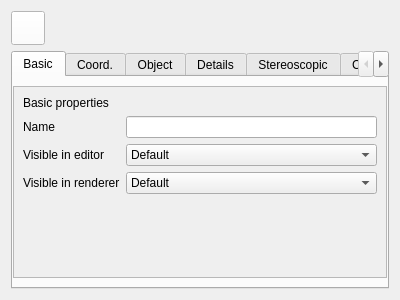
<?xml version="1.0" encoding="UTF-8"?>
<ui version="4.0">
 <class>CameraAttributes</class>
 <widget class="QWidget" name="CameraAttributes">
  <property name="geometry">
   <rect>
    <x>0</x>
    <y>0</y>
    <width>400</width>
    <height>300</height>
   </rect>
  </property>
  <layout class="QVBoxLayout" name="verticalLayout">
   <item>
    <layout class="QHBoxLayout" name="horizontalLayout">
     <item>
      <widget class="MediaControl" name="pushButton">
       <property name="sizePolicy">
        <sizepolicy hsizetype="Fixed" vsizetype="Fixed">
         <horstretch>0</horstretch>
         <verstretch>0</verstretch>
        </sizepolicy>
       </property>
       <property name="minimumSize">
        <size>
         <width>34</width>
         <height>34</height>
        </size>
       </property>
       <property name="maximumSize">
        <size>
         <width>34</width>
         <height>34</height>
        </size>
       </property>
       <property name="focusPolicy">
        <enum>Qt::NoFocus</enum>
       </property>
       <property name="styleSheet">
        <string notr="true">background: white;</string>
       </property>
       <property name="icon">
        <iconset resource="icons.qrc">
         <normaloff>:/create/film camera</normaloff>:/create/film camera</iconset>
       </property>
      </widget>
     </item>
     <item>
      <widget class="TitleLabel" name="label">
       <property name="class" stdset="0">
        <string>heading</string>
       </property>
      </widget>
     </item>
    </layout>
   </item>
   <item>
    <widget class="QTabWidget" name="tabWidget">
     <widget class="QWidget" name="tab">
      <attribute name="title">
       <string>Basic</string>
      </attribute>
      <layout class="QGridLayout" name="gridLayout">
       <property name="leftMargin">
        <number>0</number>
       </property>
       <property name="rightMargin">
        <number>0</number>
       </property>
       <item row="0" column="0">
        <widget class="QScrollArea" name="scrollArea">
         <property name="widgetResizable">
          <bool>true</bool>
         </property>
         <widget class="QWidget" name="scrollAreaWidgetContents">
          <property name="geometry">
           <rect>
            <x>0</x>
            <y>0</y>
            <width>376</width>
            <height>191</height>
           </rect>
          </property>
          <layout class="QVBoxLayout" name="verticalLayout_2">
           <item>
            <widget class="QLabel" name="label_2">
             <property name="text">
              <string>Basic properties</string>
             </property>
             <property name="class" stdset="0">
              <string>section</string>
             </property>
            </widget>
           </item>
           <item>
            <layout class="QFormLayout" name="formLayout">
             <property name="labelAlignment">
              <set>Qt::AlignLeading|Qt::AlignLeft|Qt::AlignVCenter</set>
             </property>
             <property name="formAlignment">
              <set>Qt::AlignLeading|Qt::AlignLeft|Qt::AlignTop</set>
             </property>
             <property name="horizontalSpacing">
              <number>6</number>
             </property>
             <property name="verticalSpacing">
              <number>6</number>
             </property>
             <item row="0" column="0">
              <widget class="Label" name="label_3">
               <property name="text">
                <string>Name</string>
               </property>
               <property name="class" stdset="0">
                <string>item</string>
               </property>
              </widget>
             </item>
             <item row="1" column="0">
              <widget class="Label" name="label_4">
               <property name="text">
                <string>Visible in editor</string>
               </property>
               <property name="class" stdset="0">
                <string>item</string>
               </property>
              </widget>
             </item>
             <item row="2" column="0">
              <widget class="Label" name="label_5">
               <property name="text">
                <string>Visible in renderer</string>
               </property>
               <property name="class" stdset="0">
                <string>item</string>
               </property>
              </widget>
             </item>
             <item row="0" column="1">
              <widget class="LineEdit" name="lineEdit"/>
             </item>
             <item row="1" column="1">
              <widget class="ComboBox" name="comboBox">
               <item>
                <property name="text">
                 <string>Default</string>
                </property>
               </item>
               <item>
                <property name="text">
                 <string>On</string>
                </property>
               </item>
               <item>
                <property name="text">
                 <string>Off</string>
                </property>
               </item>
              </widget>
             </item>
             <item row="2" column="1">
              <widget class="ComboBox" name="comboBox_2">
               <item>
                <property name="text">
                 <string>Default</string>
                </property>
               </item>
               <item>
                <property name="text">
                 <string>On</string>
                </property>
               </item>
               <item>
                <property name="text">
                 <string>Off</string>
                </property>
               </item>
              </widget>
             </item>
            </layout>
           </item>
           <item>
            <spacer name="verticalSpacer">
             <property name="orientation">
              <enum>Qt::Vertical</enum>
             </property>
             <property name="sizeHint" stdset="0">
              <size>
               <width>20</width>
               <height>40</height>
              </size>
             </property>
            </spacer>
           </item>
          </layout>
         </widget>
        </widget>
       </item>
      </layout>
     </widget>
     <widget class="QWidget" name="tab_2">
      <attribute name="title">
       <string>Coord.</string>
      </attribute>
      <layout class="QGridLayout" name="gridLayout_2">
       <property name="leftMargin">
        <number>0</number>
       </property>
       <property name="rightMargin">
        <number>0</number>
       </property>
       <item row="0" column="0">
        <widget class="QScrollArea" name="scrollArea_2">
         <property name="widgetResizable">
          <bool>true</bool>
         </property>
         <widget class="QWidget" name="scrollAreaWidgetContents_2">
          <property name="geometry">
           <rect>
            <x>0</x>
            <y>0</y>
            <width>458</width>
            <height>177</height>
           </rect>
          </property>
          <layout class="QVBoxLayout" name="verticalLayout_3">
           <item>
            <widget class="QLabel" name="label_6">
             <property name="text">
              <string>Coordinates</string>
             </property>
             <property name="class" stdset="0">
              <string>section</string>
             </property>
            </widget>
           </item>
           <item>
            <layout class="QHBoxLayout" name="horizontalLayout_2">
             <item>
              <layout class="QFormLayout" name="formLayout_2">
               <property name="labelAlignment">
                <set>Qt::AlignLeading|Qt::AlignLeft|Qt::AlignVCenter</set>
               </property>
               <property name="formAlignment">
                <set>Qt::AlignLeading|Qt::AlignLeft|Qt::AlignTop</set>
               </property>
               <property name="horizontalSpacing">
                <number>6</number>
               </property>
               <property name="verticalSpacing">
                <number>6</number>
               </property>
               <item row="0" column="0">
                <widget class="QLabel" name="label_7">
                 <property name="text">
                  <string>P . X</string>
                 </property>
                 <property name="class" stdset="0">
                  <string>item</string>
                 </property>
                </widget>
               </item>
               <item row="0" column="1">
                <widget class="DoubleSpinBox" name="doubleSpinBox">
                 <property name="accelerated">
                  <bool>true</bool>
                 </property>
                 <property name="suffix">
                  <string> Å</string>
                 </property>
                 <property name="decimals">
                  <number>3</number>
                 </property>
                 <property name="minimum">
                  <double>-179769313486231570814527423731704356798070567525844996598917476803157260780028538760589558632766878171540458953514382464234321326889464182768467546703537516986049910576551282076245490090389328944075868508455133942304583236903222948165808559332123348274797826204144723168738177180919299881250404026184124858368.000000000000000</double>
                 </property>
                 <property name="maximum">
                  <double>179769313486231570814527423731704356798070567525844996598917476803157260780028538760589558632766878171540458953514382464234321326889464182768467546703537516986049910576551282076245490090389328944075868508455133942304583236903222948165808559332123348274797826204144723168738177180919299881250404026184124858368.000000000000000</double>
                 </property>
                </widget>
               </item>
               <item row="1" column="0">
                <widget class="QLabel" name="label_8">
                 <property name="text">
                  <string>P . Y</string>
                 </property>
                 <property name="class" stdset="0">
                  <string>item</string>
                 </property>
                </widget>
               </item>
               <item row="1" column="1">
                <widget class="DoubleSpinBox" name="doubleSpinBox_2">
                 <property name="accelerated">
                  <bool>true</bool>
                 </property>
                 <property name="suffix">
                  <string> Å</string>
                 </property>
                 <property name="decimals">
                  <number>3</number>
                 </property>
                 <property name="minimum">
                  <double>-179769313486231570814527423731704356798070567525844996598917476803157260780028538760589558632766878171540458953514382464234321326889464182768467546703537516986049910576551282076245490090389328944075868508455133942304583236903222948165808559332123348274797826204144723168738177180919299881250404026184124858368.000000000000000</double>
                 </property>
                 <property name="maximum">
                  <double>179769313486231570814527423731704356798070567525844996598917476803157260780028538760589558632766878171540458953514382464234321326889464182768467546703537516986049910576551282076245490090389328944075868508455133942304583236903222948165808559332123348274797826204144723168738177180919299881250404026184124858368.000000000000000</double>
                 </property>
                </widget>
               </item>
               <item row="2" column="0">
                <widget class="QLabel" name="label_9">
                 <property name="text">
                  <string>P . Z</string>
                 </property>
                 <property name="class" stdset="0">
                  <string>item</string>
                 </property>
                </widget>
               </item>
               <item row="2" column="1">
                <widget class="DoubleSpinBox" name="doubleSpinBox_3">
                 <property name="accelerated">
                  <bool>true</bool>
                 </property>
                 <property name="suffix">
                  <string> Å</string>
                 </property>
                 <property name="decimals">
                  <number>3</number>
                 </property>
                 <property name="minimum">
                  <double>-179769313486231570814527423731704356798070567525844996598917476803157260780028538760589558632766878171540458953514382464234321326889464182768467546703537516986049910576551282076245490090389328944075868508455133942304583236903222948165808559332123348274797826204144723168738177180919299881250404026184124858368.000000000000000</double>
                 </property>
                 <property name="maximum">
                  <double>179769313486231570814527423731704356798070567525844996598917476803157260780028538760589558632766878171540458953514382464234321326889464182768467546703537516986049910576551282076245490090389328944075868508455133942304583236903222948165808559332123348274797826204144723168738177180919299881250404026184124858368.000000000000000</double>
                 </property>
                </widget>
               </item>
              </layout>
             </item>
             <item>
              <layout class="QFormLayout" name="formLayout_3">
               <property name="labelAlignment">
                <set>Qt::AlignLeading|Qt::AlignLeft|Qt::AlignVCenter</set>
               </property>
               <property name="formAlignment">
                <set>Qt::AlignLeading|Qt::AlignLeft|Qt::AlignTop</set>
               </property>
               <property name="horizontalSpacing">
                <number>6</number>
               </property>
               <property name="verticalSpacing">
                <number>6</number>
               </property>
               <item row="0" column="0">
                <widget class="QLabel" name="label_10">
                 <property name="text">
                  <string>R . H</string>
                 </property>
                 <property name="class" stdset="0">
                  <string>item</string>
                 </property>
                </widget>
               </item>
               <item row="1" column="0">
                <widget class="QLabel" name="label_11">
                 <property name="text">
                  <string>R . P</string>
                 </property>
                 <property name="class" stdset="0">
                  <string>item</string>
                 </property>
                </widget>
               </item>
               <item row="2" column="0">
                <widget class="QLabel" name="label_12">
                 <property name="text">
                  <string>R . B</string>
                 </property>
                 <property name="class" stdset="0">
                  <string>item</string>
                 </property>
                </widget>
               </item>
               <item row="0" column="1">
                <widget class="DoubleSpinBox" name="doubleSpinBox_4">
                 <property name="accelerated">
                  <bool>true</bool>
                 </property>
                 <property name="suffix">
                  <string> °</string>
                 </property>
                 <property name="decimals">
                  <number>3</number>
                 </property>
                 <property name="minimum">
                  <double>-179769313486231570814527423731704356798070567525844996598917476803157260780028538760589558632766878171540458953514382464234321326889464182768467546703537516986049910576551282076245490090389328944075868508455133942304583236903222948165808559332123348274797826204144723168738177180919299881250404026184124858368.000000000000000</double>
                 </property>
                 <property name="maximum">
                  <double>179769313486231570814527423731704356798070567525844996598917476803157260780028538760589558632766878171540458953514382464234321326889464182768467546703537516986049910576551282076245490090389328944075868508455133942304583236903222948165808559332123348274797826204144723168738177180919299881250404026184124858368.000000000000000</double>
                 </property>
                </widget>
               </item>
               <item row="1" column="1">
                <widget class="DoubleSpinBox" name="doubleSpinBox_5">
                 <property name="accelerated">
                  <bool>true</bool>
                 </property>
                 <property name="suffix">
                  <string> °</string>
                 </property>
                 <property name="decimals">
                  <number>3</number>
                 </property>
                 <property name="minimum">
                  <double>-179769313486231570814527423731704356798070567525844996598917476803157260780028538760589558632766878171540458953514382464234321326889464182768467546703537516986049910576551282076245490090389328944075868508455133942304583236903222948165808559332123348274797826204144723168738177180919299881250404026184124858368.000000000000000</double>
                 </property>
                 <property name="maximum">
                  <double>179769313486231570814527423731704356798070567525844996598917476803157260780028538760589558632766878171540458953514382464234321326889464182768467546703537516986049910576551282076245490090389328944075868508455133942304583236903222948165808559332123348274797826204144723168738177180919299881250404026184124858368.000000000000000</double>
                 </property>
                </widget>
               </item>
               <item row="2" column="1">
                <widget class="DoubleSpinBox" name="doubleSpinBox_6">
                 <property name="accelerated">
                  <bool>true</bool>
                 </property>
                 <property name="suffix">
                  <string> °</string>
                 </property>
                 <property name="decimals">
                  <number>3</number>
                 </property>
                 <property name="minimum">
                  <double>-179769313486231570814527423731704356798070567525844996598917476803157260780028538760589558632766878171540458953514382464234321326889464182768467546703537516986049910576551282076245490090389328944075868508455133942304583236903222948165808559332123348274797826204144723168738177180919299881250404026184124858368.000000000000000</double>
                 </property>
                 <property name="maximum">
                  <double>179769313486231570814527423731704356798070567525844996598917476803157260780028538760589558632766878171540458953514382464234321326889464182768467546703537516986049910576551282076245490090389328944075868508455133942304583236903222948165808559332123348274797826204144723168738177180919299881250404026184124858368.000000000000000</double>
                 </property>
                </widget>
               </item>
              </layout>
             </item>
            </layout>
           </item>
           <item>
            <spacer name="verticalSpacer_2">
             <property name="orientation">
              <enum>Qt::Vertical</enum>
             </property>
             <property name="sizeHint" stdset="0">
              <size>
               <width>20</width>
               <height>43</height>
              </size>
             </property>
            </spacer>
           </item>
          </layout>
         </widget>
        </widget>
       </item>
      </layout>
     </widget>
     <widget class="QWidget" name="tab_3">
      <attribute name="title">
       <string>Object</string>
      </attribute>
      <layout class="QGridLayout" name="gridLayout_3">
       <property name="leftMargin">
        <number>0</number>
       </property>
       <property name="rightMargin">
        <number>0</number>
       </property>
       <item row="0" column="0">
        <widget class="QScrollArea" name="scrollArea_3">
         <property name="widgetResizable">
          <bool>true</bool>
         </property>
         <widget class="QWidget" name="scrollAreaWidgetContents_3">
          <property name="geometry">
           <rect>
            <x>0</x>
            <y>0</y>
            <width>362</width>
            <height>229</height>
           </rect>
          </property>
          <layout class="QVBoxLayout" name="verticalLayout_8">
           <item>
            <widget class="QLabel" name="label_13">
             <property name="text">
              <string>Object properties</string>
             </property>
             <property name="class" stdset="0">
              <string>section</string>
             </property>
            </widget>
           </item>
           <item>
            <layout class="QFormLayout" name="formLayout_4">
             <property name="labelAlignment">
              <set>Qt::AlignLeading|Qt::AlignLeft|Qt::AlignVCenter</set>
             </property>
             <property name="formAlignment">
              <set>Qt::AlignLeading|Qt::AlignLeft|Qt::AlignTop</set>
             </property>
             <property name="horizontalSpacing">
              <number>6</number>
             </property>
             <property name="verticalSpacing">
              <number>6</number>
             </property>
             <item row="0" column="0">
              <widget class="Label" name="label_14">
               <property name="text">
                <string>Projection</string>
               </property>
               <property name="class" stdset="0">
                <string>item</string>
               </property>
              </widget>
             </item>
             <item row="0" column="1">
              <widget class="ComboBox" name="comboBox_3">
               <item>
                <property name="text">
                 <string>Perspective</string>
                </property>
               </item>
               <item>
                <property name="text">
                 <string>Parallel</string>
                </property>
               </item>
              </widget>
             </item>
            </layout>
           </item>
           <item>
            <widget class="Line" name="line">
             <property name="frameShadow">
              <enum>QFrame::Plain</enum>
             </property>
             <property name="orientation">
              <enum>Qt::Horizontal</enum>
             </property>
            </widget>
           </item>
           <item>
            <widget class="QWidget" name="widget" native="true">
             <layout class="QFormLayout" name="formLayout_5">
              <property name="labelAlignment">
               <set>Qt::AlignLeading|Qt::AlignLeft|Qt::AlignVCenter</set>
              </property>
              <property name="formAlignment">
               <set>Qt::AlignLeading|Qt::AlignLeft|Qt::AlignTop</set>
              </property>
              <property name="horizontalSpacing">
               <number>6</number>
              </property>
              <property name="verticalSpacing">
               <number>6</number>
              </property>
              <property name="leftMargin">
               <number>0</number>
              </property>
              <property name="topMargin">
               <number>0</number>
              </property>
              <property name="rightMargin">
               <number>0</number>
              </property>
              <property name="bottomMargin">
               <number>0</number>
              </property>
              <item row="0" column="0">
               <widget class="Label" name="label_15">
                <property name="text">
                 <string>Focal length</string>
                </property>
                <property name="class" stdset="0">
                 <string>item</string>
                </property>
               </widget>
              </item>
              <item row="0" column="1">
               <widget class="DoubleSpinBox" name="doubleSpinBox_7">
                <property name="decimals">
                 <number>3</number>
                </property>
                <property name="minimum">
                 <double>1.000000000000000</double>
                </property>
                <property name="maximum">
                 <double>10000.000000000000000</double>
                </property>
               </widget>
              </item>
              <item row="1" column="0">
               <widget class="Label" name="label_16">
                <property name="text">
                 <string>Sensor size (film gate)</string>
                </property>
                <property name="class" stdset="0">
                 <string>item</string>
                </property>
               </widget>
              </item>
              <item row="1" column="1">
               <widget class="DoubleSpinBox" name="doubleSpinBox_8">
                <property name="decimals">
                 <number>3</number>
                </property>
                <property name="minimum">
                 <double>1.000000000000000</double>
                </property>
                <property name="maximum">
                 <double>2000.000000000000000</double>
                </property>
               </widget>
              </item>
              <item row="2" column="0">
               <widget class="Label" name="label_17">
                <property name="text">
                 <string>Field of view (horizontal)</string>
                </property>
                <property name="class" stdset="0">
                 <string>item</string>
                </property>
               </widget>
              </item>
              <item row="3" column="0">
               <widget class="Label" name="label_18">
                <property name="text">
                 <string>Field of view (vertical)</string>
                </property>
                <property name="class" stdset="0">
                 <string>item</string>
                </property>
               </widget>
              </item>
              <item row="2" column="1">
               <widget class="DoubleSpinBox" name="doubleSpinBox_9">
                <property name="suffix">
                 <string> °</string>
                </property>
                <property name="decimals">
                 <number>3</number>
                </property>
                <property name="maximum">
                 <double>180.000000000000000</double>
                </property>
               </widget>
              </item>
              <item row="3" column="1">
               <widget class="DoubleSpinBox" name="doubleSpinBox_10">
                <property name="suffix">
                 <string> °</string>
                </property>
                <property name="decimals">
                 <number>3</number>
                </property>
                <property name="maximum">
                 <double>180.000000000000000</double>
                </property>
               </widget>
              </item>
             </layout>
            </widget>
           </item>
           <item>
            <widget class="QWidget" name="widget_2" native="true">
             <layout class="QFormLayout" name="formLayout_11">
              <property name="labelAlignment">
               <set>Qt::AlignLeading|Qt::AlignLeft|Qt::AlignVCenter</set>
              </property>
              <property name="formAlignment">
               <set>Qt::AlignLeading|Qt::AlignLeft|Qt::AlignTop</set>
              </property>
              <property name="leftMargin">
               <number>0</number>
              </property>
              <property name="topMargin">
               <number>0</number>
              </property>
              <property name="rightMargin">
               <number>0</number>
              </property>
              <property name="bottomMargin">
               <number>0</number>
              </property>
              <item row="0" column="0">
               <widget class="Label" name="label_34">
                <property name="text">
                 <string>Zoom</string>
                </property>
                <property name="class" stdset="0">
                 <string>item</string>
                </property>
               </widget>
              </item>
              <item row="0" column="1">
               <widget class="DoubleSpinBox" name="doubleSpinBox_16">
                <property name="decimals">
                 <number>3</number>
                </property>
                <property name="maximum">
                 <double>1000000.000000000000000</double>
                </property>
                <property name="singleStep">
                 <double>0.100000000000000</double>
                </property>
               </widget>
              </item>
             </layout>
            </widget>
           </item>
           <item>
            <spacer name="verticalSpacer_3">
             <property name="orientation">
              <enum>Qt::Vertical</enum>
             </property>
             <property name="sizeHint" stdset="0">
              <size>
               <width>20</width>
               <height>294</height>
              </size>
             </property>
            </spacer>
           </item>
          </layout>
         </widget>
        </widget>
       </item>
      </layout>
     </widget>
     <widget class="QWidget" name="tab_4">
      <attribute name="title">
       <string>Details</string>
      </attribute>
      <layout class="QGridLayout" name="gridLayout_4">
       <property name="leftMargin">
        <number>0</number>
       </property>
       <property name="rightMargin">
        <number>0</number>
       </property>
       <item row="0" column="0">
        <widget class="QScrollArea" name="scrollArea_4">
         <property name="widgetResizable">
          <bool>true</bool>
         </property>
         <widget class="QWidget" name="scrollAreaWidgetContents_4">
          <property name="geometry">
           <rect>
            <x>0</x>
            <y>0</y>
            <width>376</width>
            <height>191</height>
           </rect>
          </property>
          <layout class="QVBoxLayout" name="verticalLayout_5">
           <item>
            <widget class="QLabel" name="label_19">
             <property name="text">
              <string>Details</string>
             </property>
             <property name="class" stdset="0">
              <string>section</string>
             </property>
            </widget>
           </item>
           <item>
            <layout class="QFormLayout" name="formLayout_6">
             <property name="labelAlignment">
              <set>Qt::AlignLeading|Qt::AlignLeft|Qt::AlignVCenter</set>
             </property>
             <property name="formAlignment">
              <set>Qt::AlignLeading|Qt::AlignLeft|Qt::AlignTop</set>
             </property>
             <property name="horizontalSpacing">
              <number>6</number>
             </property>
             <property name="verticalSpacing">
              <number>6</number>
             </property>
             <item row="1" column="0">
              <widget class="Label" name="label_20">
               <property name="text">
                <string>Near clipping</string>
               </property>
               <property name="class" stdset="0">
                <string>item</string>
               </property>
              </widget>
             </item>
             <item row="3" column="0">
              <widget class="Label" name="label_21">
               <property name="text">
                <string>Far clipping</string>
               </property>
               <property name="class" stdset="0">
                <string>item</string>
               </property>
              </widget>
             </item>
             <item row="1" column="1">
              <widget class="DoubleSpinBox" name="doubleSpinBox_11">
               <property name="suffix">
                <string> Å</string>
               </property>
               <property name="minimum">
                <double>0.010000000000000</double>
               </property>
               <property name="maximum">
                <double>65535.000000000000000</double>
               </property>
              </widget>
             </item>
             <item row="3" column="1">
              <widget class="DoubleSpinBox" name="doubleSpinBox_12">
               <property name="suffix">
                <string> Å</string>
               </property>
               <property name="minimum">
                <double>0.010000000000000</double>
               </property>
               <property name="maximum">
                <double>65535.000000000000000</double>
               </property>
              </widget>
             </item>
             <item row="0" column="0">
              <widget class="Label" name="label_32">
               <property name="text">
                <string>Enable near clipping</string>
               </property>
               <property name="class" stdset="0">
                <string>item</string>
               </property>
              </widget>
             </item>
             <item row="2" column="0">
              <widget class="Label" name="label_33">
               <property name="text">
                <string>Enable far clipping</string>
               </property>
               <property name="class" stdset="0">
                <string>item</string>
               </property>
              </widget>
             </item>
             <item row="0" column="1">
              <widget class="QCheckBox" name="checkBox">
               <property name="enabled">
                <bool>false</bool>
               </property>
               <property name="checked">
                <bool>true</bool>
               </property>
              </widget>
             </item>
             <item row="2" column="1">
              <widget class="QCheckBox" name="checkBox_2">
               <property name="enabled">
                <bool>false</bool>
               </property>
               <property name="checked">
                <bool>true</bool>
               </property>
              </widget>
             </item>
            </layout>
           </item>
           <item>
            <spacer name="verticalSpacer_4">
             <property name="orientation">
              <enum>Qt::Vertical</enum>
             </property>
             <property name="sizeHint" stdset="0">
              <size>
               <width>20</width>
               <height>91</height>
              </size>
             </property>
            </spacer>
           </item>
          </layout>
         </widget>
        </widget>
       </item>
      </layout>
     </widget>
     <widget class="QWidget" name="tab_5">
      <attribute name="title">
       <string>Stereoscopic</string>
      </attribute>
      <layout class="QGridLayout" name="gridLayout_5">
       <property name="leftMargin">
        <number>0</number>
       </property>
       <property name="rightMargin">
        <number>0</number>
       </property>
       <item row="0" column="0">
        <widget class="QScrollArea" name="scrollArea_5">
         <property name="widgetResizable">
          <bool>true</bool>
         </property>
         <widget class="QWidget" name="scrollAreaWidgetContents_5">
          <property name="geometry">
           <rect>
            <x>0</x>
            <y>0</y>
            <width>376</width>
            <height>191</height>
           </rect>
          </property>
          <layout class="QVBoxLayout" name="verticalLayout_6">
           <item>
            <widget class="QLabel" name="label_22">
             <property name="text">
              <string>Stereoscopic</string>
             </property>
             <property name="class" stdset="0">
              <string>section</string>
             </property>
            </widget>
           </item>
           <item>
            <layout class="QFormLayout" name="formLayout_7">
             <property name="labelAlignment">
              <set>Qt::AlignLeading|Qt::AlignLeft|Qt::AlignVCenter</set>
             </property>
             <property name="formAlignment">
              <set>Qt::AlignLeading|Qt::AlignLeft|Qt::AlignTop</set>
             </property>
             <property name="horizontalSpacing">
              <number>6</number>
             </property>
             <property name="verticalSpacing">
              <number>6</number>
             </property>
             <item row="0" column="0">
              <widget class="Label" name="label_23">
               <property name="text">
                <string>Mode</string>
               </property>
               <property name="class" stdset="0">
                <string>item</string>
               </property>
              </widget>
             </item>
             <item row="1" column="0">
              <widget class="Label" name="label_24">
               <property name="text">
                <string>Eye separation</string>
               </property>
               <property name="class" stdset="0">
                <string>item</string>
               </property>
              </widget>
             </item>
             <item row="0" column="1">
              <widget class="ComboBox" name="comboBox_4">
               <item>
                <property name="text">
                 <string>Mono</string>
                </property>
               </item>
               <item>
                <property name="text">
                 <string>Symmetrical</string>
                </property>
               </item>
               <item>
                <property name="text">
                 <string>Left</string>
                </property>
               </item>
               <item>
                <property name="text">
                 <string>Right</string>
                </property>
               </item>
               <item>
                <property name="text">
                 <string>ODS</string>
                </property>
               </item>
              </widget>
             </item>
             <item row="1" column="1">
              <widget class="DoubleSpinBox" name="doubleSpinBox_13">
               <property name="suffix">
                <string> cm</string>
               </property>
               <property name="minimum">
                <double>0.010000000000000</double>
               </property>
               <property name="maximum">
                <double>65535.000000000000000</double>
               </property>
              </widget>
             </item>
            </layout>
           </item>
           <item>
            <spacer name="verticalSpacer_5">
             <property name="orientation">
              <enum>Qt::Vertical</enum>
             </property>
             <property name="sizeHint" stdset="0">
              <size>
               <width>20</width>
               <height>92</height>
              </size>
             </property>
            </spacer>
           </item>
          </layout>
         </widget>
        </widget>
       </item>
      </layout>
     </widget>
     <widget class="QWidget" name="tab_6">
      <attribute name="title">
       <string>Crane</string>
      </attribute>
      <layout class="QGridLayout" name="gridLayout_6">
       <property name="leftMargin">
        <number>0</number>
       </property>
       <property name="rightMargin">
        <number>0</number>
       </property>
       <item row="0" column="0">
        <widget class="QScrollArea" name="scrollArea_6">
         <property name="widgetResizable">
          <bool>true</bool>
         </property>
         <widget class="QWidget" name="scrollAreaWidgetContents_6">
          <property name="geometry">
           <rect>
            <x>0</x>
            <y>0</y>
            <width>376</width>
            <height>191</height>
           </rect>
          </property>
          <layout class="QVBoxLayout" name="verticalLayout_7">
           <item>
            <widget class="QLabel" name="label_27">
             <property name="text">
              <string>Base</string>
             </property>
             <property name="class" stdset="0">
              <string>section</string>
             </property>
            </widget>
           </item>
           <item>
            <layout class="QFormLayout" name="formLayout_9">
             <property name="labelAlignment">
              <set>Qt::AlignLeading|Qt::AlignLeft|Qt::AlignVCenter</set>
             </property>
             <property name="formAlignment">
              <set>Qt::AlignLeading|Qt::AlignLeft|Qt::AlignTop</set>
             </property>
             <property name="horizontalSpacing">
              <number>6</number>
             </property>
             <property name="verticalSpacing">
              <number>6</number>
             </property>
             <item row="0" column="0">
              <widget class="Label" name="label_28">
               <property name="text">
                <string>Link</string>
               </property>
               <property name="class" stdset="0">
                <string>item</string>
               </property>
              </widget>
             </item>
             <item row="0" column="1">
              <widget class="PickWidget" name="lineEdit_2">
               <property name="readOnly">
                <bool>true</bool>
               </property>
              </widget>
             </item>
            </layout>
           </item>
           <item>
            <widget class="QLabel" name="label_29">
             <property name="text">
              <string>Target</string>
             </property>
             <property name="class" stdset="0">
              <string>section</string>
             </property>
            </widget>
           </item>
           <item>
            <layout class="QFormLayout" name="formLayout_10">
             <property name="labelAlignment">
              <set>Qt::AlignLeading|Qt::AlignLeft|Qt::AlignVCenter</set>
             </property>
             <property name="formAlignment">
              <set>Qt::AlignLeading|Qt::AlignLeft|Qt::AlignTop</set>
             </property>
             <property name="horizontalSpacing">
              <number>6</number>
             </property>
             <property name="verticalSpacing">
              <number>6</number>
             </property>
             <item row="0" column="0">
              <widget class="Label" name="label_30">
               <property name="text">
                <string>Target object</string>
               </property>
               <property name="class" stdset="0">
                <string>item</string>
               </property>
              </widget>
             </item>
             <item row="0" column="1">
              <widget class="PickWidget" name="lineEdit_3">
               <property name="readOnly">
                <bool>true</bool>
               </property>
              </widget>
             </item>
             <item row="1" column="0">
              <widget class="Label" name="label_31">
               <property name="text">
                <string>Up vector</string>
               </property>
               <property name="class" stdset="0">
                <string>item</string>
               </property>
              </widget>
             </item>
             <item row="1" column="1">
              <widget class="PickWidget" name="lineEdit_4">
               <property name="readOnly">
                <bool>true</bool>
               </property>
              </widget>
             </item>
            </layout>
           </item>
           <item>
            <spacer name="verticalSpacer_6">
             <property name="orientation">
              <enum>Qt::Vertical</enum>
             </property>
             <property name="sizeHint" stdset="0">
              <size>
               <width>20</width>
               <height>40</height>
              </size>
             </property>
            </spacer>
           </item>
          </layout>
         </widget>
        </widget>
       </item>
      </layout>
     </widget>
    </widget>
   </item>
  </layout>
 </widget>
 <customwidgets>
  <customwidget>
   <class>MediaControl</class>
   <extends>QPushButton</extends>
   <header>mediacontrol.h</header>
  </customwidget>
  <customwidget>
   <class>Label</class>
   <extends>QLabel</extends>
   <header>label.h</header>
  </customwidget>
  <customwidget>
   <class>ComboBox</class>
   <extends>QComboBox</extends>
   <header>combobox.h</header>
  </customwidget>
  <customwidget>
   <class>DoubleSpinBox</class>
   <extends>QDoubleSpinBox</extends>
   <header>doublespinbox.h</header>
  </customwidget>
  <customwidget>
   <class>LineEdit</class>
   <extends>QLineEdit</extends>
   <header>lineedit.h</header>
  </customwidget>
  <customwidget>
   <class>TitleLabel</class>
   <extends>QLabel</extends>
   <header>titlelabel.h</header>
  </customwidget>
  <customwidget>
   <class>PickWidget</class>
   <extends>QLineEdit</extends>
   <header>pickwidget.h</header>
  </customwidget>
 </customwidgets>
 <resources>
  <include location="icons.qrc"/>
 </resources>
 <connections/>
</ui>
